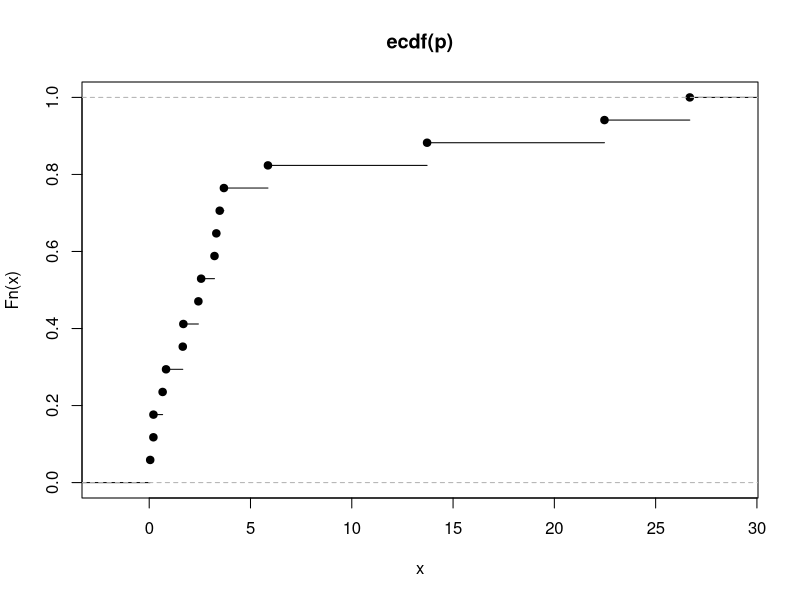

Recreate this plot in R.


set.seed(1081)

p <- rexp(17,0.2)
x<-ecdf(p)
maiorQ2amostra =  1 - x(2)


plot(x)

real <- pexp(2, 0.2, lower.tail = FALSE)

print(maiorQ2amostra-real)